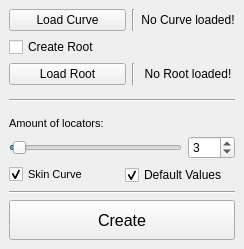
<?xml version="1.0" encoding="UTF-8"?>
<ui version="4.0">
 <class>MG_pathSpine_MainWindow</class>
 <widget class="QMainWindow" name="MG_pathSpine_MainWindow">
  <property name="geometry">
   <rect>
    <x>0</x>
    <y>0</y>
    <width>244</width>
    <height>249</height>
   </rect>
  </property>
  <property name="windowTitle">
   <string>MG_pathSpine</string>
  </property>
  <widget class="QWidget" name="centralwidget">
   <layout class="QVBoxLayout" name="verticalLayout">
    <item>
     <layout class="QGridLayout" name="gridLayout">
      <item row="2" column="1">
       <widget class="Line" name="line_3">
        <property name="orientation">
         <enum>Qt::Vertical</enum>
        </property>
       </widget>
      </item>
      <item row="2" column="0">
       <widget class="QPushButton" name="loadRoot_pushButton">
        <property name="sizePolicy">
         <sizepolicy hsizetype="Expanding" vsizetype="Expanding">
          <horstretch>0</horstretch>
          <verstretch>0</verstretch>
         </sizepolicy>
        </property>
        <property name="text">
         <string>Load Root</string>
        </property>
       </widget>
      </item>
      <item row="2" column="2">
       <widget class="QLabel" name="root_label">
        <property name="text">
         <string>No Root loaded!</string>
        </property>
        <property name="alignment">
         <set>Qt::AlignCenter</set>
        </property>
       </widget>
      </item>
      <item row="0" column="2">
       <widget class="QLabel" name="curve_label">
        <property name="text">
         <string>No Curve loaded!</string>
        </property>
        <property name="alignment">
         <set>Qt::AlignCenter</set>
        </property>
       </widget>
      </item>
      <item row="0" column="0">
       <widget class="QPushButton" name="loadCurve_pushButton">
        <property name="sizePolicy">
         <sizepolicy hsizetype="Expanding" vsizetype="Expanding">
          <horstretch>0</horstretch>
          <verstretch>0</verstretch>
         </sizepolicy>
        </property>
        <property name="text">
         <string>Load Curve</string>
        </property>
       </widget>
      </item>
      <item row="0" column="1">
       <widget class="Line" name="line_2">
        <property name="orientation">
         <enum>Qt::Vertical</enum>
        </property>
       </widget>
      </item>
      <item row="1" column="0">
       <widget class="QCheckBox" name="root_checkBox">
        <property name="enabled">
         <bool>true</bool>
        </property>
        <property name="text">
         <string>Create Root</string>
        </property>
        <property name="checked">
         <bool>false</bool>
        </property>
       </widget>
      </item>
     </layout>
    </item>
    <item>
     <spacer name="verticalSpacer_3">
      <property name="orientation">
       <enum>Qt::Vertical</enum>
      </property>
      <property name="sizeHint" stdset="0">
       <size>
        <width>20</width>
        <height>40</height>
       </size>
      </property>
     </spacer>
    </item>
    <item>
     <widget class="Line" name="line_4">
      <property name="orientation">
       <enum>Qt::Horizontal</enum>
      </property>
     </widget>
    </item>
    <item>
     <spacer name="verticalSpacer_2">
      <property name="orientation">
       <enum>Qt::Vertical</enum>
      </property>
      <property name="sizeHint" stdset="0">
       <size>
        <width>20</width>
        <height>40</height>
       </size>
      </property>
     </spacer>
    </item>
    <item>
     <widget class="QLabel" name="locators_label">
      <property name="font">
       <font>
        <pointsize>8</pointsize>
       </font>
      </property>
      <property name="text">
       <string>Amount of locators:</string>
      </property>
     </widget>
    </item>
    <item>
     <layout class="QHBoxLayout" name="horizontalLayout">
      <item>
       <widget class="QSlider" name="locators_horizontalSlider">
        <property name="minimum">
         <number>1</number>
        </property>
        <property name="maximum">
         <number>100</number>
        </property>
        <property name="value">
         <number>3</number>
        </property>
        <property name="orientation">
         <enum>Qt::Horizontal</enum>
        </property>
       </widget>
      </item>
      <item>
       <widget class="QSpinBox" name="locators_spinBox">
        <property name="minimum">
         <number>1</number>
        </property>
        <property name="maximum">
         <number>100</number>
        </property>
        <property name="value">
         <number>3</number>
        </property>
       </widget>
      </item>
     </layout>
    </item>
    <item>
     <layout class="QHBoxLayout" name="horizontalLayout_2">
      <item>
       <widget class="QCheckBox" name="skinCurve_checkBox">
        <property name="font">
         <font>
          <pointsize>8</pointsize>
         </font>
        </property>
        <property name="layoutDirection">
         <enum>Qt::LeftToRight</enum>
        </property>
        <property name="autoFillBackground">
         <bool>false</bool>
        </property>
        <property name="text">
         <string>Skin Curve</string>
        </property>
        <property name="iconSize">
         <size>
          <width>16</width>
          <height>16</height>
         </size>
        </property>
        <property name="checked">
         <bool>true</bool>
        </property>
       </widget>
      </item>
      <item>
       <widget class="QCheckBox" name="defaultValues_checkBox">
        <property name="text">
         <string>Default Values</string>
        </property>
        <property name="checked">
         <bool>true</bool>
        </property>
       </widget>
      </item>
     </layout>
    </item>
    <item>
     <spacer name="verticalSpacer">
      <property name="orientation">
       <enum>Qt::Vertical</enum>
      </property>
      <property name="sizeHint" stdset="0">
       <size>
        <width>20</width>
        <height>0</height>
       </size>
      </property>
     </spacer>
    </item>
    <item>
     <widget class="Line" name="line">
      <property name="orientation">
       <enum>Qt::Horizontal</enum>
      </property>
     </widget>
    </item>
    <item>
     <widget class="QPushButton" name="create_pushButton">
      <property name="sizePolicy">
       <sizepolicy hsizetype="Expanding" vsizetype="MinimumExpanding">
        <horstretch>0</horstretch>
        <verstretch>0</verstretch>
       </sizepolicy>
      </property>
      <property name="minimumSize">
       <size>
        <width>0</width>
        <height>40</height>
       </size>
      </property>
      <property name="font">
       <font>
        <pointsize>12</pointsize>
       </font>
      </property>
      <property name="text">
       <string>Create</string>
      </property>
     </widget>
    </item>
   </layout>
  </widget>
 </widget>
 <resources/>
 <connections>
  <connection>
   <sender>locators_horizontalSlider</sender>
   <signal>valueChanged(int)</signal>
   <receiver>locators_spinBox</receiver>
   <slot>setValue(int)</slot>
   <hints>
    <hint type="sourcelabel">
     <x>120</x>
     <y>106</y>
    </hint>
    <hint type="destinationlabel">
     <x>257</x>
     <y>106</y>
    </hint>
   </hints>
  </connection>
  <connection>
   <sender>locators_spinBox</sender>
   <signal>valueChanged(int)</signal>
   <receiver>locators_horizontalSlider</receiver>
   <slot>setValue(int)</slot>
   <hints>
    <hint type="sourcelabel">
     <x>257</x>
     <y>106</y>
    </hint>
    <hint type="destinationlabel">
     <x>120</x>
     <y>106</y>
    </hint>
   </hints>
  </connection>
 </connections>
</ui>
